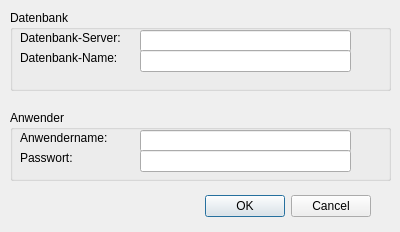
<?xml version="1.0" encoding="UTF-8"?>
<ui version="4.0">
 <class>COptions</class>
 <widget class="QDialog" name="COptions">
  <property name="geometry">
   <rect>
    <x>0</x>
    <y>0</y>
    <width>400</width>
    <height>232</height>
   </rect>
  </property>
  <property name="windowTitle">
   <string>Dialog</string>
  </property>
  <widget class="QDialogButtonBox" name="buttonBox">
   <property name="geometry">
    <rect>
     <x>30</x>
     <y>190</y>
     <width>341</width>
     <height>32</height>
    </rect>
   </property>
   <property name="orientation">
    <enum>Qt::Horizontal</enum>
   </property>
   <property name="standardButtons">
    <set>QDialogButtonBox::Cancel|QDialogButtonBox::Ok</set>
   </property>
  </widget>
  <widget class="QGroupBox" name="grpDB">
   <property name="geometry">
    <rect>
     <x>10</x>
     <y>10</y>
     <width>381</width>
     <height>81</height>
    </rect>
   </property>
   <property name="title">
    <string>Datenbank</string>
   </property>
   <widget class="QLabel" name="label">
    <property name="geometry">
     <rect>
      <x>10</x>
      <y>20</y>
      <width>121</width>
      <height>16</height>
     </rect>
    </property>
    <property name="text">
     <string>&lt;html&gt;&lt;head/&gt;&lt;body&gt;&lt;p&gt;Datenbank-Server:&lt;/p&gt;&lt;/body&gt;&lt;/html&gt;</string>
    </property>
   </widget>
   <widget class="QLineEdit" name="txtServer">
    <property name="geometry">
     <rect>
      <x>130</x>
      <y>20</y>
      <width>211</width>
      <height>22</height>
     </rect>
    </property>
   </widget>
   <widget class="QLabel" name="label_2">
    <property name="geometry">
     <rect>
      <x>10</x>
      <y>40</y>
      <width>111</width>
      <height>16</height>
     </rect>
    </property>
    <property name="text">
     <string>&lt;html&gt;&lt;head/&gt;&lt;body&gt;&lt;p&gt;Datenbank-Name:&lt;/p&gt;&lt;/body&gt;&lt;/html&gt;</string>
    </property>
   </widget>
   <widget class="QLineEdit" name="txtDBname">
    <property name="geometry">
     <rect>
      <x>130</x>
      <y>40</y>
      <width>211</width>
      <height>22</height>
     </rect>
    </property>
   </widget>
  </widget>
  <widget class="QGroupBox" name="grpUser">
   <property name="geometry">
    <rect>
     <x>10</x>
     <y>110</y>
     <width>381</width>
     <height>71</height>
    </rect>
   </property>
   <property name="title">
    <string>Anwender</string>
   </property>
   <widget class="QLabel" name="label_3">
    <property name="geometry">
     <rect>
      <x>10</x>
      <y>20</y>
      <width>111</width>
      <height>16</height>
     </rect>
    </property>
    <property name="text">
     <string>&lt;html&gt;&lt;head/&gt;&lt;body&gt;&lt;p&gt;Anwendername:&lt;/p&gt;&lt;/body&gt;&lt;/html&gt;</string>
    </property>
   </widget>
   <widget class="QLineEdit" name="txtUser">
    <property name="geometry">
     <rect>
      <x>130</x>
      <y>20</y>
      <width>211</width>
      <height>22</height>
     </rect>
    </property>
   </widget>
   <widget class="QLabel" name="label_4">
    <property name="geometry">
     <rect>
      <x>10</x>
      <y>40</y>
      <width>111</width>
      <height>16</height>
     </rect>
    </property>
    <property name="text">
     <string>Passwort:</string>
    </property>
   </widget>
   <widget class="QLineEdit" name="txtPassword">
    <property name="geometry">
     <rect>
      <x>130</x>
      <y>40</y>
      <width>211</width>
      <height>22</height>
     </rect>
    </property>
   </widget>
  </widget>
 </widget>
 <resources/>
 <connections>
  <connection>
   <sender>buttonBox</sender>
   <signal>accepted()</signal>
   <receiver>COptions</receiver>
   <slot>accept()</slot>
   <hints>
    <hint type="sourcelabel">
     <x>248</x>
     <y>254</y>
    </hint>
    <hint type="destinationlabel">
     <x>157</x>
     <y>274</y>
    </hint>
   </hints>
  </connection>
  <connection>
   <sender>buttonBox</sender>
   <signal>rejected()</signal>
   <receiver>COptions</receiver>
   <slot>reject()</slot>
   <hints>
    <hint type="sourcelabel">
     <x>316</x>
     <y>260</y>
    </hint>
    <hint type="destinationlabel">
     <x>286</x>
     <y>274</y>
    </hint>
   </hints>
  </connection>
 </connections>
</ui>
